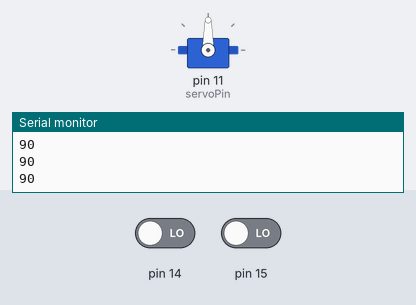
A sketch run on a simulated Arduino Uno, built with avr-gcc and run on an emulated ATmega328P. Shown: servo, the last lines printed to the serial monitor. The test bench sets the inputs (shaded band); at power-on: pin 14 LOW, pin 15 LOW.

Above: at 1.8 s.
1.9 s: pin 14 driven HIGH
At 4.8 s:
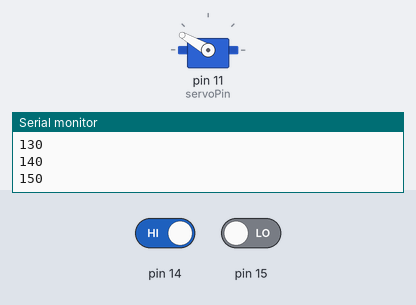
4.9 s: pin 15 driven HIGH
At 5.7 s:
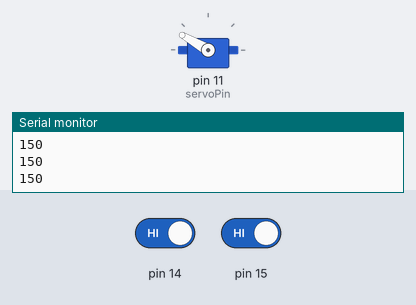
6.4 s: pin 15 driven LOW
At 8.5 s:
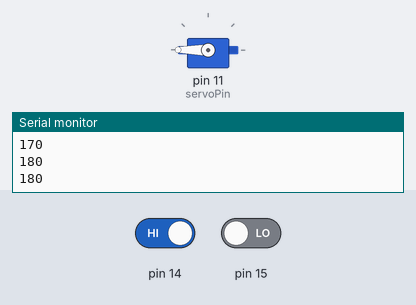
Timing chart, 0 to 10.0 s (numbered marks = the images above; inputs shaded):
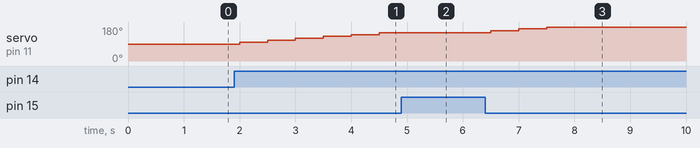

The sketch:

HW9_1.ino
```cpp
#include <Servo.h>
Servo myServo;
int servoPin = 11, angle = 90;
boolean direction = true;

void setup() {
  myServo.attach(servoPin); // 서보 모터 연결
  pinMode(14, INPUT);
  pinMode(15, INPUT);
  Serial.begin(9600);
}
void loop() {
  // put your main code here, to run repeatedly:
  if(digitalRead(14)){
    angle = angle + 10;
    if(angle > 180) angle = 180;
  }

  if(digitalRead(15)){
    angle = angle - 10;
    if(angle<0) angle = 0;
  }

  myServo.write(angle);
  Serial.println(angle);

  delay(500);
}
```

Measured:
- after the input at 1.9 s, servo on pin 11 (servoPin): moves from 90° to 150° over 2.5 s, starting after 0.10 s
- after the input at 4.9 s, servo on pin 11 (servoPin): stays 150° (without the input it goes to 160° after 0.10 s)
- after the input at 6.4 s, servo on pin 11 (servoPin): 150° → 160° after 0.10 s, → 170° 0.50 s later, → 180° 0.50 s later
